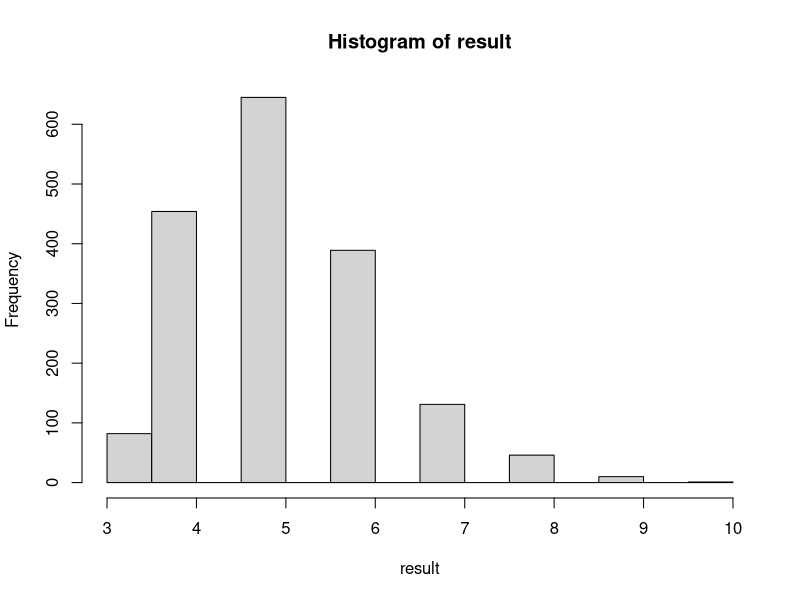

R code for this plot:
## ---- chunk 1
knitr::opts_chunk$set(echo = TRUE)
## ---- chunk 2
Aw= sample(2:17, 100000,replace=TRUE)
## ---- chunk 3
 result=rep(NA,100000)
## ---- chunk 4
 i=1
## ---- chunk 5
 while(i<=100000){
  if(sum(sample(1:6, Aw[i], replace= TRUE)) == 17){
    result[i]=Aw[i]
  }
  i=i+1
}
## ---- chunk 6
 result=result[complete.cases(result)]
## ---- chunk 7
 hist(result)
